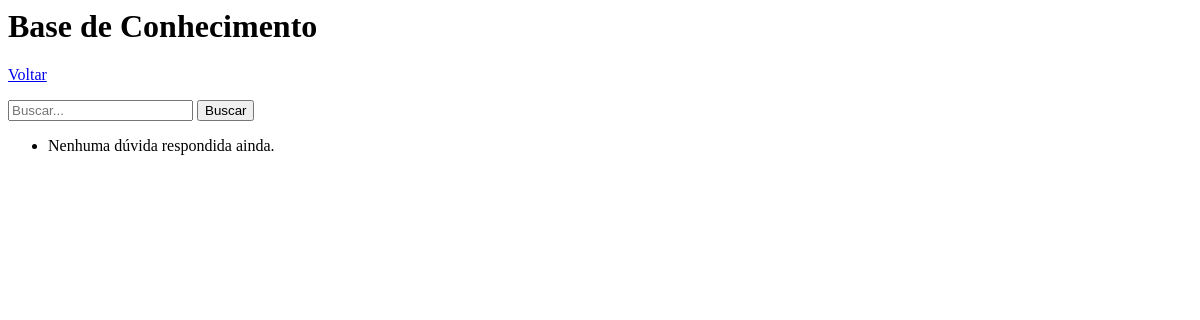
Before: /base-conhecimento/ (signed in) with the older database file.
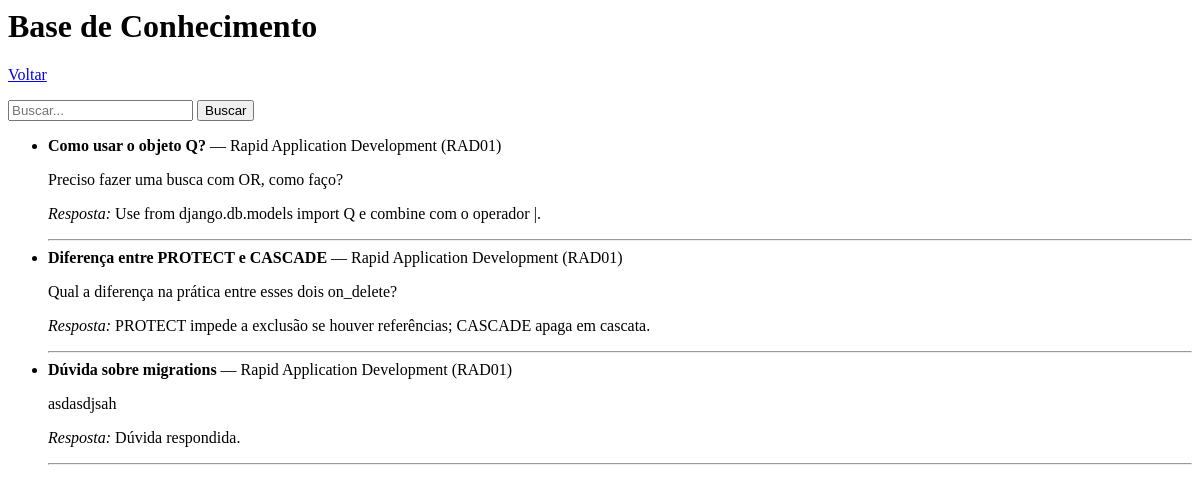
After: the same page with the newer database file.
### duvidas/models.py (models this page shows, shortened)
class Duvida(models.Model):
    class Situacao(models.TextChoices):
        ABERTA = "AB", "Aberta"
        EM_ATENDIMENTO = "EA", "Em atendimento"
        RESPONDIDA = "RE", "Respondida"
        ENCERRADA = "EN", "Encerrada"
    titulo = models.CharField(max_length=150)
    descricao = models.TextField()
    disciplina = models.ForeignKey(
        Disciplina, on_delete=models.PROTECT, related_name="duvidas"
    )
    autor = models.ForeignKey(
        settings.AUTH_USER_MODEL,
        on_delete=models.PROTECT,
        related_name="duvidas_abertas",
    )
    monitor_responsavel = models.ForeignKey(
        settings.AUTH_USER_MODEL,
        on_delete=models.PROTECT,
        related_name="duvidas_atendidas",
        null=True,
        blank=True,
    )
    resposta = models.TextField(blank=True)
    situacao = models.CharField(
        max_length=2, choices=Situacao.choices, default=Situacao.ABERTA
    )
    aberta_em = models.DateTimeField(auto_now_add=True)
    atualizada_em = models.DateTimeField(auto_now=True)
    class Meta:
        ordering = ["-aberta_em"]
        verbose_name = "Dúvida"
        verbose_name_plural = "Dúvidas"

class Disciplina(models.Model):
    nome = models.CharField(max_length=100)
    codigo = models.CharField(max_length=20, unique=True)
    ativa = models.BooleanField(default=True)
    monitores = models.ManyToManyField(
        settings.AUTH_USER_MODEL,
        related_name="disciplinas_monitoradas",
        blank=True,
    )
    class Meta:
        ordering = ["nome"]
        verbose_name = "Disciplina"
        verbose_name_plural = "Disciplinas"
    def __str__(self):
        return f"{self.nome} ({self.codigo})"

### duvidas/views.py (the view)
# urls.py: path("base-conhecimento/", views.base_conhecimento, name="base_conhecimento"),
@login_required
def base_conhecimento(request):
    termo = request.GET.get("q", "")
    duvidas = Duvida.objects.filter(
        situacao__in=[Duvida.Situacao.RESPONDIDA, Duvida.Situacao.ENCERRADA]
    )
    if termo:
        duvidas = duvidas.filter(
            Q(titulo__icontains=termo) | Q(descricao__icontains=termo)
        )
    return render(request, "duvidas/base_conhecimento.html", {"duvidas": duvidas, "termo": termo})

### templates/duvidas/base_conhecimento.html
<h1>Base de Conhecimento</h1>
<p><a href="{% url 'lista_duvidas' %}">Voltar</a></p>
<form method="get">
  <input type="text" name="q" value="{{ termo }}" placeholder="Buscar...">
  <button type="submit">Buscar</button>
</form>
<ul>
{% for d in duvidas %}
  <li>
    <strong>{{ d.titulo }}</strong> — {{ d.disciplina }}
    <p>{{ d.descricao }}</p>
    <p><em>Resposta:</em> {{ d.resposta }}</p>
  </li>
  <hr>
{% empty %}
  <li>Nenhuma dúvida respondida ainda.</li>
{% endfor %}
</ul>

Changed rows visible on the page:
added Duvida: titulo "Como usar o objeto Q?", disciplina "Rapid Application Development (RAD01)", descricao "Preciso fazer uma busca com OR, como faço?", resposta "Use from django.db.models import Q e combine com o operador |."
added Duvida: titulo "Diferença entre PROTECT e CASCADE", disciplina "Rapid Application Development (RAD01)", descricao "Qual a diferença na prática entre esses dois on_delete?", resposta "PROTECT impede a exclusão se houver referências; CASCADE apaga em cascata."
added Duvida: titulo "Dúvida sobre migrations", disciplina "Rapid Application Development (RAD01)", descricao "asdasdjsah", resposta "Dúvida respondida."
Other visible differences:
text no longer shown: "Nenhuma dúvida respondida ainda."
